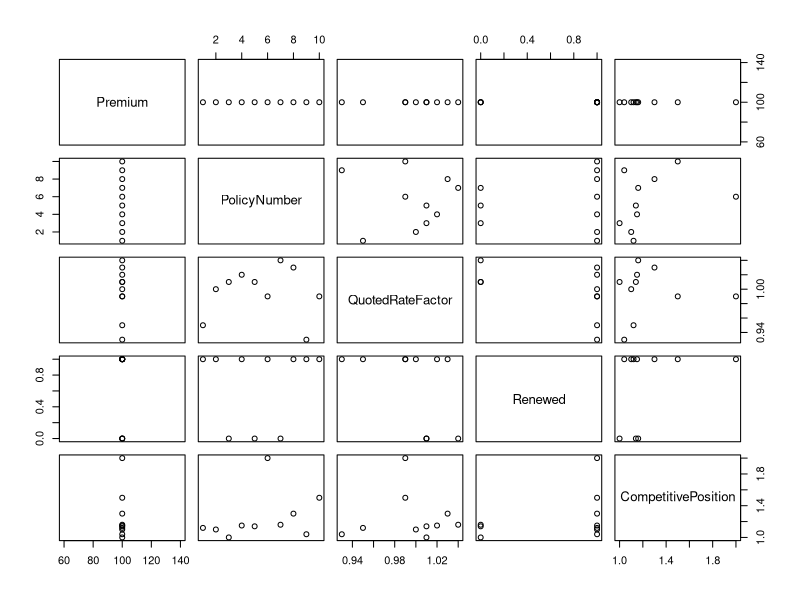
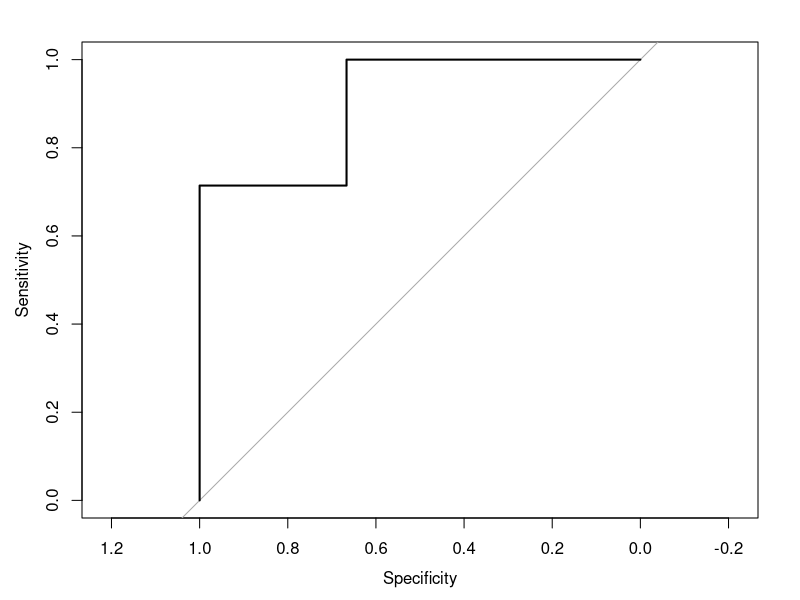

Generate these figures, in order, with R:

#Logistic Regression

packages <- c("caret", "pROC")
if (length(setdiff(packages, rownames(installed.packages()))) > 0) {
  install.packages(setdiff(packages, rownames(installed.packages())))  
}
library(caret)

#input folder - UPDATE
setwd('C:/Stuff/Important/CareerNCollege/Ad Hoc/Price-Elasticity-of-Demand/') 

training.data.raw <- read.csv('TrainingData.csv',header=T,na.strings=c(""))
plot(training.data.raw)
training.data.transformed = data.frame(QuotedRateFactorLog = log(training.data.raw$QuotedRateFactor))
training.data.transformed$CompetitivePositionLog = log(training.data.raw$CompetitivePosition)
training.data.transformed$Renewed = training.data.raw$Renewed
model <- glm(Renewed ~.,family=binomial(link='logit'),data=training.data.transformed)
summary(model)

#confusion matrix
probs = predict(model, newdata=training.data.transformed, type = "response")
accuracy <- table(probs, training.data.transformed[,"Renewed"])

pred <- ifelse(probs > 0.5,1,0)
misClasificError <- mean(pred != training.data.transformed[,"Renewed"])

print(paste('Accuracy',1-misClasificError))

confusionMatrix(factor(pred), factor(training.data.transformed[,"Renewed"]))


#roc
library(pROC)
g <- roc(Renewed ~ probs, data = training.data.transformed)
plot(g)  
auc(g)

print("test")
